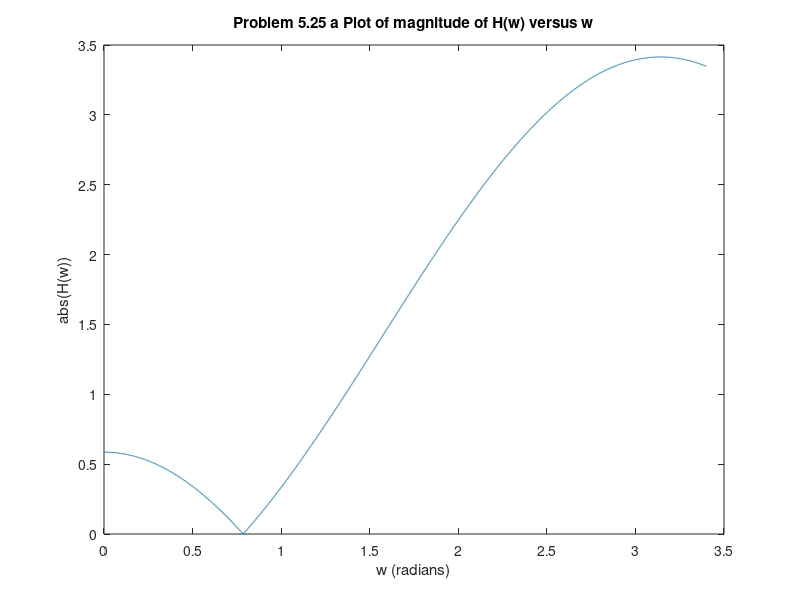
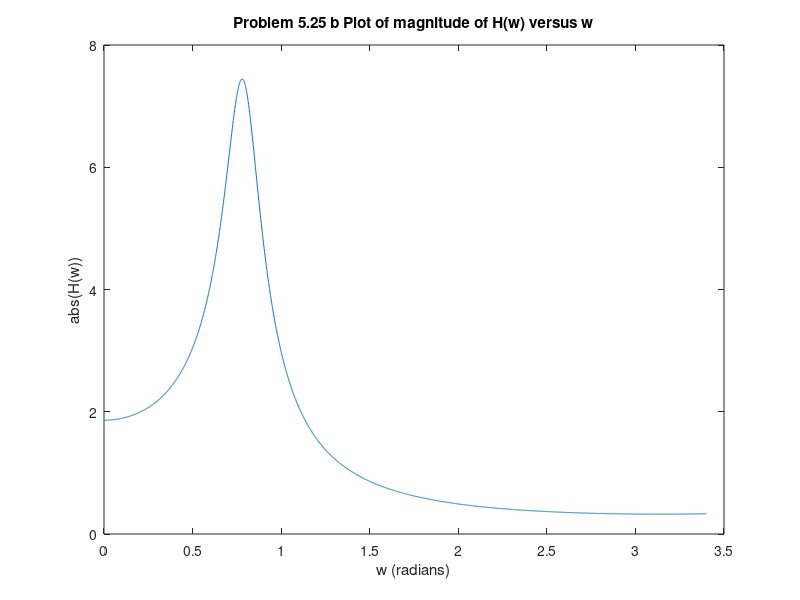
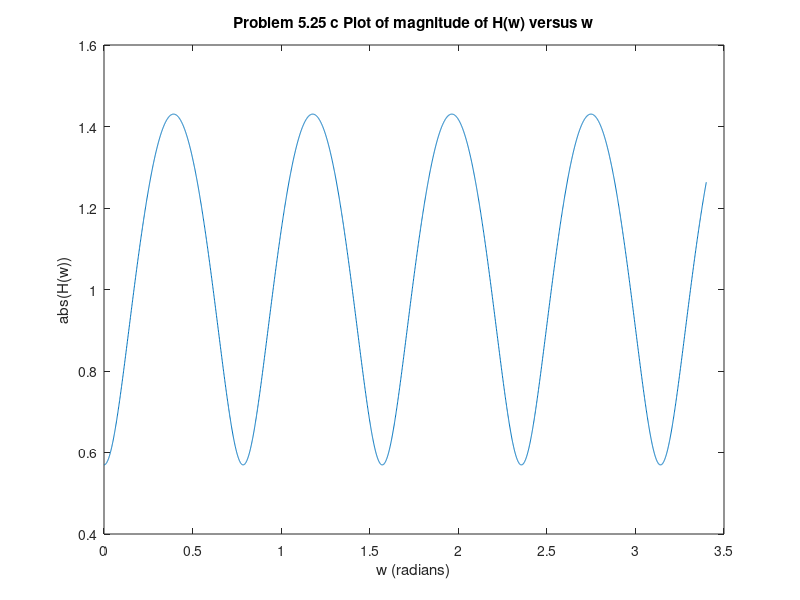
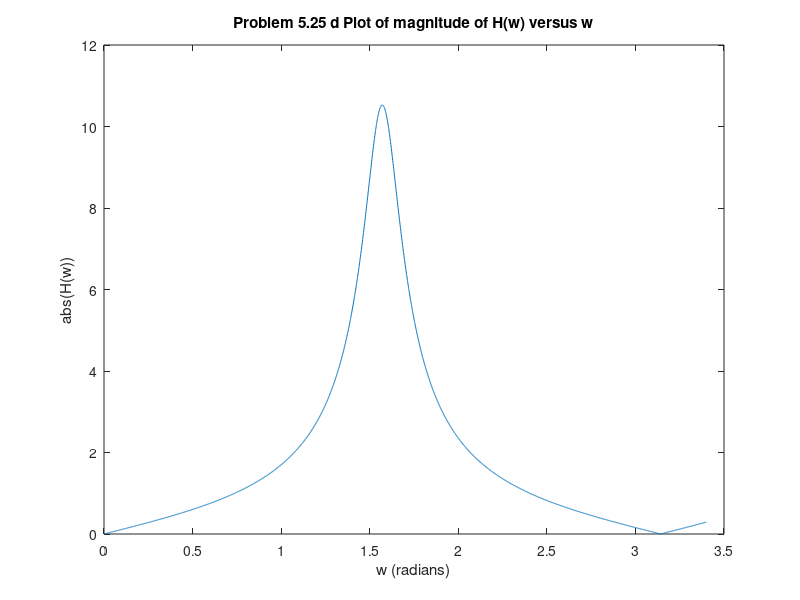

These figures' MATLAB source, in order:
%Author: Brian Wilcox
%Date: 2/20/2017
%Class: EECE 5666
%Problem 5.25

%Part a
w = 0:0.001:3.4;
H = ( (exp(1i*w)-exp(1i*pi/4)).*(exp(1i*w)-exp(1i*-pi/4)))./(exp(1i*2*w));
mag = abs(H);
plot(w,mag)
xlabel('w (radians)');
ylabel('abs(H(w))');
title('Problem 5.25 a Plot of magnitude of H(w) versus w')

clear; clc;
%Part b
w = 0:0.001:3.4;
H = ( exp(1i*2*w))./((exp(1i*w)-0.9*exp(1i*pi/4)).*(exp(1i*w)-0.9*exp(1i*-pi/4)));
mag = abs(H);
figure(2);
plot(w,mag)
xlabel('w (radians)');
ylabel('abs(H(w))');
title('Problem 5.25 b Plot of magnitude of H(w) versus w')

clear;clc;
%Part c
w = 0:0.001:3.4;
a = ( (exp(1i*w)-0.9*exp(1i*pi/4)).*(exp(1i*w)-0.9*exp(1i*-pi/4)).*...
    (exp(1i*w)-0.9*exp(1i*2*pi/4)).*(exp(1i*w)-0.9*exp(1i*-2*pi/4)));
b = ( (exp(1i*w)-0.9*-1).*(exp(1i*w)-0.9).*...
    (exp(1i*w)-0.9*exp(1i*3*pi/4)).*(exp(1i*w)-0.9*exp(1i*-3*pi/4)));
H = ( a.*b)./(exp(1i*8*w));
mag = abs(H);
figure(3);
plot(w,mag)
xlabel('w (radians)');
ylabel('abs(H(w))');
title('Problem 5.25 c Plot of magnitude of H(w) versus w')

clear;clc;
%Part d
w = 0:0.001:3.4;
H = (exp(1i*2*w)-1)./(exp(1i*2*w)+0.81);
mag = abs(H);
figure(4);
plot(w,mag)
xlabel('w (radians)');
ylabel('abs(H(w))');
title('Problem 5.25 d Plot of magnitude of H(w) versus w')
